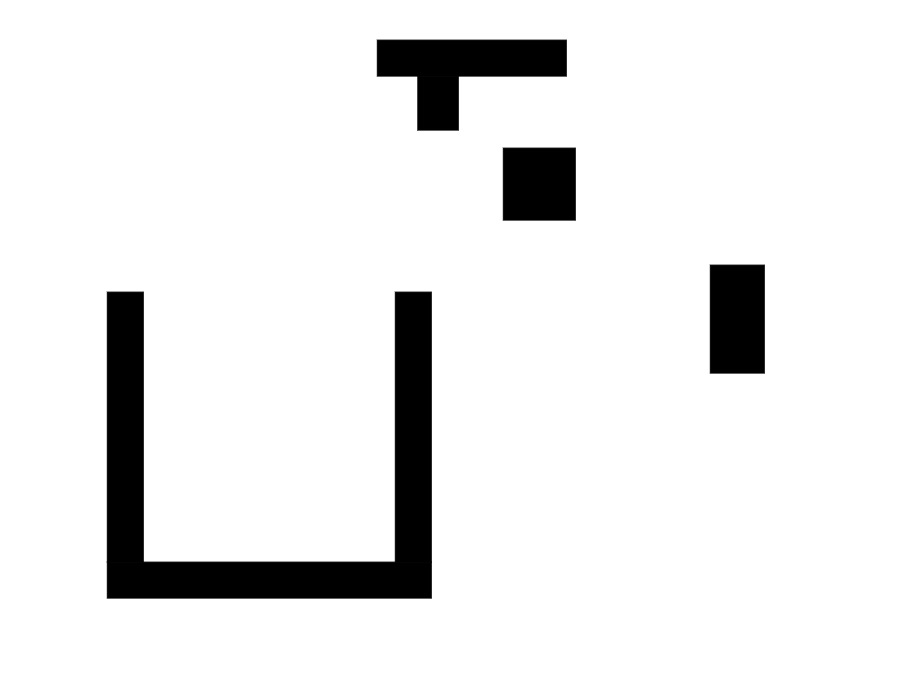
#> input picture generated_images/u_shape.png, 914 x 694 px
$ jupyter execute --allow-errors u_shape.ipynb
#> lines starting #> are read from the running program, lines starting #| are printed output that depends on the picture; after the words box and inside, x2 and y2 are one past the last pixel; in counts of white or black regions, pixels touching at a corner belong together
### obstacle/obstacle_map.py
import matplotlib.pyplot as plt
import numpy as np
import math
from matplotlib.patches import Rectangle
from matplotlib.lines import Line2D
import random

class Map:
    def __init__(self, image_path, grid_size):
        """
        Initialize the ImageGrid object with the specified image, grid size, and padding size.

        Parameters:
        - image_path (str): The path to the black-and-white image file.
        - grid_size (int): The size of each grid cell in pixels.
        """
        # Load the black-and-white image
        self.image = plt.imread(image_path)

        # Set the grid size
        self.grid_size = grid_size

        # Calculate the number of rows and columns in the grid
        self.y_lim = math.ceil(self.image.shape[0] / self.grid_size)
        self.x_lim = math.ceil(self.image.shape[1] / self.grid_size)
        self.obstacles = []

        for y in range(self.y_lim):
            for x in range(self.x_lim):
                if self.is_obstacle_in_grid(x, y):
                    self.obstacles.append((x, y))

    def get_grid_matrix(self):
        G = np.zeros((self.y_lim, self.x_lim))

        for y in range(self.y_lim):
            for x in range(self.x_lim):
                if self.is_obstacle_in_grid(x, y):
                    G[y][x] = 1
                else:
                    G[y][x] = 0
        return G

    def is_obstacle_in_grid(self, x, y):
        """
        Check whether a small grid at the specified row and column contains a black portion.

        Parameters:
        - row: Row index of the grid
        - col: Column index of the grid

        Returns:
        - True if the grid contains a black portion (obstacle), False otherwise.
        """
        # Check whether the current node lies within the map
        if y > (self.y_lim - 1) or x > (self.x_lim - 1): return True
        if y < 0 or x < 0: return True
        grid_size = self.grid_size

        start_y, end_y = y * grid_size, (y + 1)* grid_size
        start_x, end_x = x * grid_size, (x + 1) * grid_size

        if np.any(self.image[start_y:end_y , start_x:end_x] == 0):
            return True

        return False  # If none of the surrounding grids contains an obstacle, consider the main grid as obstacle

    def draw_rect(self, ax, coords, edgecolor='r', facecolor='none', plot_center_point=False):

        x, y = coords

        # Calculate the coordinates of the rectangle
        rect_coords = (x * self.grid_size, y * self.grid_size)

        # Create and add the rectangle patch
        rect = Rectangle(rect_coords, self.grid_size, self.grid_size,
                         linewidth=1, edgecolor=edgecolor, facecolor=facecolor)
        ax.add_patch(rect)

        if plot_center_point:
            # Calculate the coordinates of the center point
            center_coords = (rect_coords[0] + 0.5 * self.grid_size, rect_coords[1] + 0.5 * self.grid_size)

            # Plot the center point
            ax.plot(*center_coords, marker='o', color='black')


    def draw_grid(self, ax):
        # Draw mesh grid
        for i in range(1, self.x_lim):
            x = i * self.grid_size
            ax.axvline(x, color="#E5E4E2", linestyle="--", linewidth=0.5)

        for i in range(1, self.y_lim):
            y = i * self.grid_size
            ax.axhline(y, color="#E5E4E2", linestyle="--", linewidth=0.5)

        # Draw obstacles
        for o in self.obstacles:
            self.draw_rect(ax, o, edgecolor='r', facecolor='none')
        ax.invert_yaxis()

        # Draw x and y axes
        ax.axhline(0, color="blue", linewidth=2)
        ax.axvline(0, color="blue", linewidth=2)
        ax.imshow(self.image, origin="upper", cmap='gray')


        # Draw arrows on x and y axes
        # ax.arrow(self.cols * self.grid_size, 0, 0.5 * self.grid_size, 0, head_width=0.2, head_length=0.2, fc='blue', ec='blue')
        # ax.arrow(0, self.rows * self.grid_size, 0, 0.5 * self.grid_size, head_width=0.2, head_length=0.2, fc='blue', ec='blue')

        # Draw axis ticks and labels
        if self.y_lim < 40 and self.x_lim < 40:
            ax.set_xticks(np.arange(0, (self.x_lim + 1) * self.grid_size, self.grid_size))
            ax.set_yticks(np.arange(0, (self.y_lim + 1) * self.grid_size, self.grid_size))
            ax.set_xticklabels(np.arange(0, self.x_lim + 1), fontsize=8)
            ax.set_yticklabels(np.arange(0, self.y_lim + 1), fontsize=8)
        else:
            ax.set_xticks([0, self.x_lim * self.grid_size])
            ax.set_yticks([0, self.y_lim * self.grid_size])
            ax.set_xticklabels([0, self.x_lim])
            ax.set_yticklabels([0, self.y_lim])

        # Set axis labels
        ax.set_xlabel("X")
        ax.set_ylabel("Y")

        # Set grid
        ax.grid(True, linestyle='--', linewidth=0.5)


    def draw_coordinate_system(self, fig=None, ax=None):
        """
        Visualize the coordinate system with labeled axes, mesh grid, obstacles, and arrows.
        """

        if fig and ax:
            self.draw_grid(ax)
        else:
            fig, ax = plt.subplots()
            self.draw_grid(ax)
            plt.show()


    def plot_center_points(self, ax, rectangle_coords_list, color='blue'):
        center_points = []

        for coords in rectangle_coords_list:
            x, y = coords
            center_coords = (x * self.grid_size + 0.5 * self.grid_size, y * self.grid_size + 0.5 * self.grid_size)
            center_points.append(center_coords)
        for center_point in center_points:
            ax.scatter(center_point[0], center_point[1], color=color, s=23, label='Path')
        # Connect the center points with lines
        for i in range(len(center_points) - 1):
            ax.plot([center_points[i][0], center_points[i + 1][0]],
                    [center_points[i][1], center_points[i + 1][1]], color=color, linestyle='-', linewidth=1)


    def draw_path_found(self, states, initial, goal, reached = [], fig=None, ax=None):
        """
        Visualize the coordinate system with labeled axes, mesh grid, obstacles, and arrows.
        """
        if not (fig or ax):
            fig, ax = plt.subplots()
            self.draw_grid(ax)

        # Draw reached states
        for r in reached:
            self.draw_rect(ax, r, edgecolor='#D9D9D9', facecolor='#D9D9D9')

        self.plot_center_points(ax, states)
        self.draw_rect(ax, initial, edgecolor='green', facecolor='green')
        self.draw_rect(ax, goal, edgecolor='orange', facecolor='orange')

        legend_elements = [
            Line2D([0], [0], marker='o', color='w', markerfacecolor='gray', markersize=10, label='Reached Node'),
            Line2D([0], [0], marker='o', color='w', markerfacecolor='green', markersize=10, label='Start'),
            Line2D([0], [0], marker='o', color='w', markerfacecolor='blue', markersize=10, label='Path'),
            Line2D([0], [0], marker='o', color='w', markerfacecolor='orange', markersize=10, label='Goal')
        ]

        # Add legend
        ax.legend(handles=legend_elements, loc='upper right')

        if not (fig or ax):
            plt.show()

    # [29 lines left out: function draw_multiple_path_found, not called in this run]

### a_star/search.py
import matplotlib.pyplot as plt
import random
import heapq
import math
import sys
from collections import defaultdict, deque, Counter
from itertools import combinations
import numpy as np
from math import sqrt

class Problem(object):
    """The abstract class for a formal problem. A new domain subclasses this,
    overriding `actions` and `results`, and perhaps other methods.
    The default heuristic is 0 and the default action cost is 1 for all states.
    When yiou create an instance of a subclass, specify `initial`, and `goal` states
    (or give an `is_goal` method) and perhaps other keyword args for the subclass."""

    def __init__(self, initial=None, goal=None, **kwds):
        self.__dict__.update(initial=initial, goal=goal, **kwds)
        self.reached = {}
    def actions(self, state):        raise NotImplementedError
    def result(self, state, action): raise NotImplementedError
    def is_goal(self, state):
        return (self.goal[0] == state[0]) and (self.goal[1] == state[0])
    def action_cost(self, s, a, s1): return 1
    def h(self, node):               return 0

    def __str__(self):
        return '{}({!r}, {!r})'.format(
            type(self).__name__, self.initial, self.goal)


class Node:
    "A Node in a search tree."
    def __init__(self, state, parent=None, action=None, path_cost=0):
        self.__dict__.update(state=state, parent=parent, action=action, path_cost=path_cost)

    def __repr__(self): return f"{self.state[0]},{self.state[1]}"
    def __len__(self): return 0 if self.parent is None else (1 + len(self.parent))
    def __lt__(self, other): return self.path_cost < other.path_cost

    @property
    def depth(self):
        return 1 + self.parent.depth if self.parent is not None else 0

failure = Node('failure', path_cost=math.inf) # Indicates an algorithm couldn't find a solution.
cutoff  = Node('cutoff',  path_cost=math.inf) # Indicates iterative deepening search was cut off.


def expand(problem, node):
    "Expand a node, generating the children nodes."
    s = node.state
    for action in problem.actions(s):
        s1 = problem.result(s, action)
        cost = node.path_cost + problem.action_cost(s, action, s1)
        yield Node(s1, node, action, cost)


# [5 lines left out: function path_actions, not called in this run]


def path_states(node):
    "The sequence of states to get to this node."
    if node in (cutoff, failure, None):
        return []
    return path_states(node.parent) + [node.state]

FIFOQueue = deque

LIFOQueue = list

class PriorityQueue:
    """A queue in which the item with minimum f(item) is always popped first."""

    def __init__(self, items=(), key=lambda x: x):
        self.key = key
        self.items = [] # a heap of (score, item) pairs
        for item in items:
            self.add(item)

    def add(self, item):
        """Add item to the queuez."""
        pair = (self.key(item), item)
        heapq.heappush(self.items, pair)

    def pop(self):
        """Pop and return the item with min f(item) value."""
        return heapq.heappop(self.items)[1]

    def top(self): return self.items[0][1]

    def __len__(self): return len(self.items)


def best_first_search(problem: Problem, f):
    "Search nodes with minimum f(node) value first."
    node = Node(problem.initial)
    frontier = PriorityQueue([node], key=f)
    problem.reached = {f"{problem.initial[0]},{problem.initial[1]}": node}

    step = 1
    while frontier:
        # print(f'- frontier: {frontier.items}')
        node = frontier.pop()
        step += 1
        if problem.is_goal(node.state):
            return node
        for child in expand(problem, node):
            s = f"{child.state[0]},{child.state[1]}"
            if s not in problem.reached or child.path_cost < problem.reached[s].path_cost:
                problem.reached[s] = child
                frontier.add(child)
    return failure

def g(n): return n.path_cost

def astar_search(problem, h=None):
    """Search nodes with minimum f(n) = g(n) + h(n)."""
    h = h or problem.h
    return best_first_search(problem, f=lambda n: g(n) + h(n))

def dynamic_weighted_astar_search(problem, h=None):
    """Search nodes with minimum f(n) = g(n) + weight * h(n)."""
    h = h or problem.h
    d = sqrt((problem.goal[0] - problem.initial[0])**2 + (problem.goal[1] - problem.initial[1])**2)

    def f(n:Node):
        d_n = sqrt((problem.goal[0] - n.state[0])**2 + (problem.goal[1] - n.state[1])**2)
        alpha =  d_n / d if d else 1
        return g(n) + 1000 * alpha * h(n)

    return best_first_search(problem, f=f)

# [21 lines left out: function gready_search, not called in this run]

### path_smooth/path_smooth.py
import matplotlib.pyplot as plt
from obstacle.obstacle_map import Map
from shapely.geometry import LineString, Polygon
from matplotlib.patches import Rectangle

def is_line_through_rectangle(x1, y1, x2, y2, rectangle_vertices):
    line = LineString([(x1, y1), (x2, y2)])
    rectangle = Polygon(rectangle_vertices)

    return line.intersects(rectangle)

def find_next_turn(path_center_points, obstacle_rectangles, start_index, verbose=True):
    p1 = path_center_points[start_index]
    # print('p1: ', p1)
    # print('current node: ', start_index)
    i = start_index + 1

    while i < len(path_center_points) - 2:
        p2 = path_center_points[i]
        necessary_turn = False

        for rec in obstacle_rectangles:
            necessary_turn = is_line_through_rectangle(p1[0], p1[1], p2[0], p2[1], rec)
            if necessary_turn: break

        # If it is a neccessary turn => the prev nodes must be added
        if necessary_turn:
            # print('necessary_turn: ', i - 1)
            return i - 1
        else:
            # print('skip: ', i)
            i += 1
    return i

def simplify_path(path, map: Map):
    simplified_path = [path[0]]  # Start with the initial node
    obstacles = map.obstacles
    grid_size = map.grid_size

    obstacle_rectangles = []
    for o in obstacles:
        x, y = o

        rect_coords = (x * grid_size, y * grid_size)
        rect = Rectangle(rect_coords, grid_size, grid_size, linewidth=1)
        rect_points = rect.get_corners()

        obstacle_rectangles.append(rect_points)

    path_center_points = []
    for coords in path:
        x, y = coords
        center_coords = (x * grid_size + 0.5 * grid_size, y * grid_size + 0.5 * grid_size)
        path_center_points.append(center_coords)


    i = 0
    while i < len(path_center_points) - 2:
        next_turn_index = find_next_turn(path_center_points, obstacle_rectangles, i)
        simplified_path.append(path[next_turn_index])
        if i != next_turn_index:
            i = next_turn_index
        else:
            i += 1

    # Add the target node
    simplified_path.append(path[-1])

    return simplified_path

# [20 lines left out: function plot_path, not called in this run]

### a_star/explorer.py
import numpy as np
from math import sqrt
from obstacle.obstacle_map import Map
from .search import Problem, Node

class Explorer(Problem):
    def __init__(self, map: Map, initial: tuple[int,int], goal: tuple[int,int]):
        self.map = map
        self.initial = initial
        self.goal = goal

    def actions(self, state: tuple[int,int]):
        neighbors = []
        for move in [(1,0), (0,1), (1,1), (-1,0), (0,-1), (-1,-1), (1,-1), (-1,1)]:
            neighbors.append(np.array(state) + np.array(move))
        valid_neighbors = [n for n in neighbors if not self.map.is_obstacle_in_grid(n[0], n[1])]
        # print('valid_neighbors: ', valid_neighbors)
        return valid_neighbors

    def result(self, state, action):
        return action

    def is_goal(self, state):
        return (self.goal[0] == state[0]) and (self.goal[1] == state[1])

    def action_cost(self, s, a, s1): return 1

    def h(self, node: Node):
        # h1 = abs(self.goal[0] - node[0])
        # h2 = abs(self.goal[1] - node[1])
        return sqrt((self.goal[0] - node.state[0])**2 + (self.goal[1] - node.state[1])**2)

    def __str__(self):
        return '{}({!r}, {!r})'.format(
            type(self).__name__, self.initial, self.goal)


    def get_reached(self):
        return [[int(coord) for coord in r.split(',')] for r in list(self.reached)]


### u_shape.ipynb
[cell 1]
import matplotlib.pyplot as plt
plt.imshow(plt.imread("./generated_images/u_shape.png"))

[cell 2]
# Import necessary custom-built classes and methods
# from utils.obstacle_space import Map
from obstacle.obstacle_map import Map
from a_star.explorer import Explorer
from a_star.search import astar_search, path_states, dynamic_weighted_astar_search
import time

map = Map(image_path="./generated_images/u_shape.png", grid_size=30)
#> in __init__, self.image is the input picture: shape (694, 914, 4) float32; mean R, G, B, A 0.917, 0.917, 0.917, 1
map.draw_coordinate_system()
#> in draw_coordinate_system, `plt.show()`:
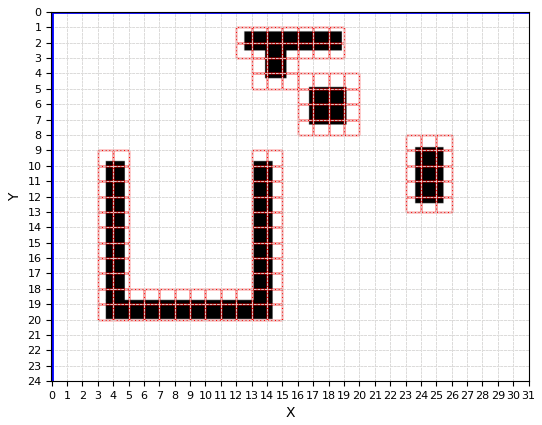
#> figure drawn by matplotlib, 1 panel

[cell 3]
initial=(0,0)
goal=(map.x_lim - 1, map.y_lim -1)

# Initialize the explorer class
explorer = Explorer(map=map, initial=initial, goal=goal)
# Check validity of start and goal nodes

if map.is_obstacle_in_grid(initial[0], initial[1]):
    print('Start lie in obstacle space!!\nPlease try again')

if map.is_obstacle_in_grid(goal[0], goal[1]):
    print('Goal lie in obstacle space!!\nPlease try again')

[cell 4]
start_time = time.time()
node = astar_search(explorer)
end_time = time.time()
# Calculate the elapsed time
elapsed_time = end_time - start_time
print(f"Reached: {len(explorer.reached.keys())}")
#| Reached: 174
print(f"Elapsed Time: {elapsed_time} seconds")

states = path_states(node)
print('path length =', len(states))
#| path length = 31
explorer.get_reached()
map.draw_path_found(states, initial, goal, explorer.get_reached())
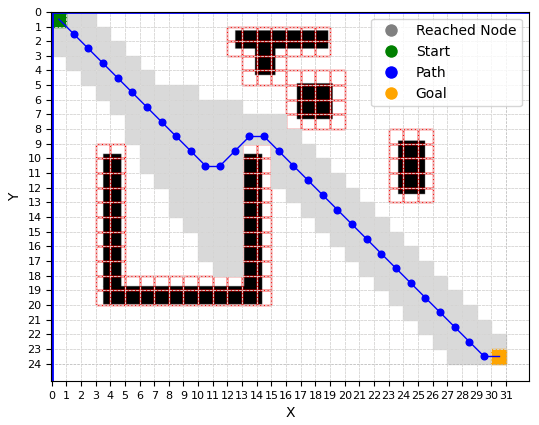
#> figure drawn by matplotlib, 1 panel

[cell 5]
from math import sqrt
def h(node):
    h1 = abs(goal[0] - node.state[0])
    h2 = abs(goal[1] - node.state[1])
    return h1 + h2 + (sqrt(2) - 2) * min(h1, h2)

start_time = time.time()
node = dynamic_weighted_astar_search(explorer, h=h)
end_time = time.time()
# Calculate the elapsed time
elapsed_time = end_time - start_time
print(f"Elapsed Time: {elapsed_time} seconds")


path = path_states(node)
print('path length =', len(states))
#| path length = 31
map.draw_path_found(path, initial, goal, explorer.get_reached())

[cell 6]
from path_smooth.path_smooth import simplify_path
simplified_path = simplify_path(path, map)

[cell 7]
simplified_path

[cell 8]
map.draw_path_found(simplified_path, initial, goal, explorer.get_reached())
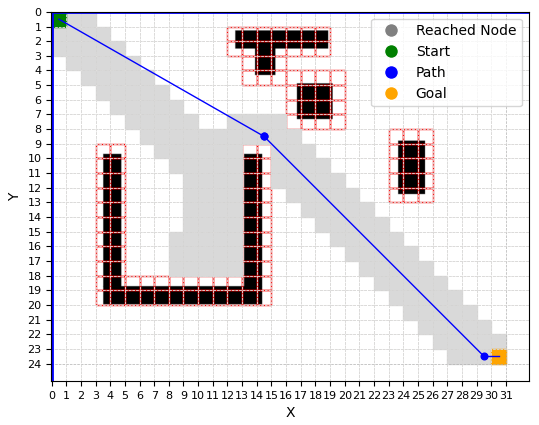
#> figure drawn by matplotlib, 1 panel

**Genetic algorithm**

[cell 9]
from genetic.genetic import genetic
from genetic.genetic import convert_path_to_xy
G = map.get_grid_matrix()
#> after the loop in get_grid_matrix, `for y in range(self.y_lim):`:
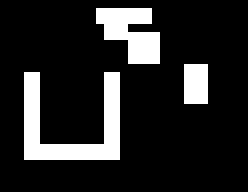
#> G: shape (24, 31) float64 (shown 8 times larger); values 0 (black) and 1 (white), 14.9% white in thin lines or dots, all inside (x1, y1, x2, y2) = (3, 1, 26, 20)
cols = G.shape[1]
#> (the rest of this cell did not finish here and is left out)

$ run again, with generated_images/generated_image_15.png copied over generated_images/u_shape.png
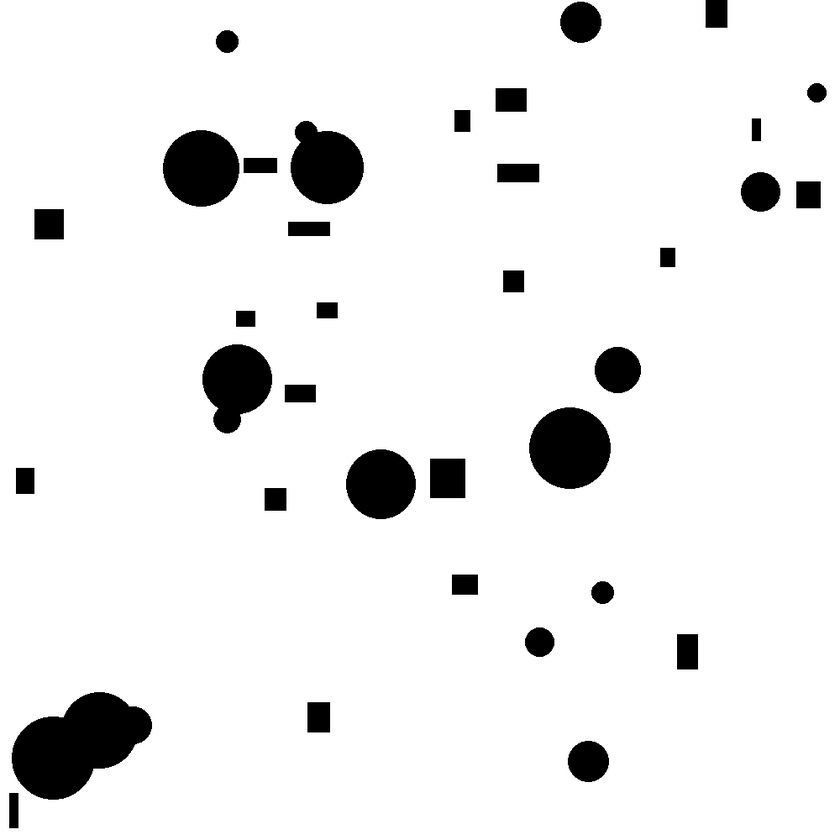
#> input picture generated_images/generated_image_15.png, 840 x 840 px, shrunk from 1000 x 1000 before the run
#> in __init__, self.image is the input picture: shape (840, 840) float32; min 0, max 1, mean 0.928
#| Reached: 108
#| path length = 33
#> `[cell 4] start_time = time.time() node = astar_search(explorer) end_ti..`:
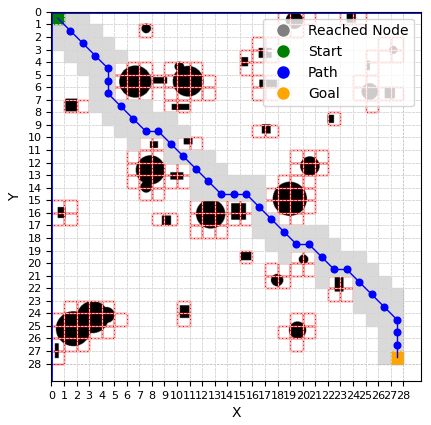
#> figure drawn by matplotlib, 1 panel
#| path length = 33
#> after the loop in get_grid_matrix, `for y in range(self.y_lim):`:
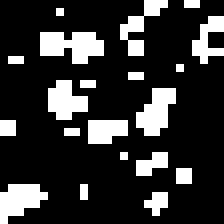
#> G: shape (28, 28) float64 (shown 8 times larger); values 0 (black) and 1 (white), 19.9% white in thin lines or dots
